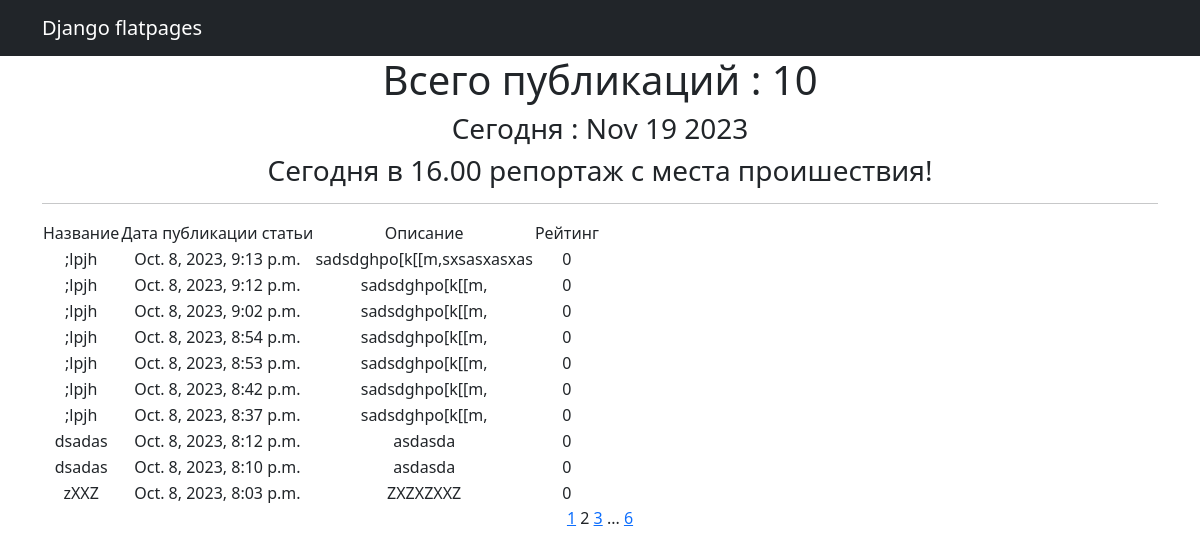
The app's page /home/?page=2, older data.
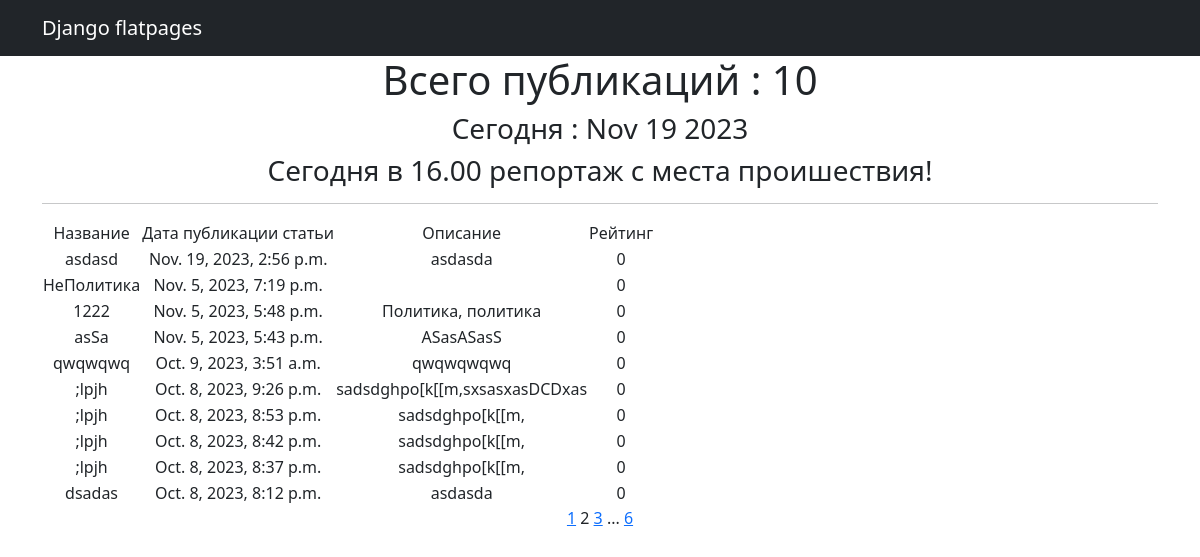
The same page, newer data.
### news/models.py (models this page shows, shortened)
class Post(models.Model):
    author = models.ForeignKey(Author, on_delete=models.CASCADE)
    NEWS = "NW"
    ARTICLE = "AR"
    CATEGORY_CHOICES = (
        (NEWS, 'Новость'),
        (ARTICLE, 'Статья')
    )
    categoryType = models.CharField(max_length=2, choices=CATEGORY_CHOICES, default=ARTICLE)
    dateCreation = models.DateTimeField(auto_now_add=True)
    postCategory = models.ManyToManyField(Category, through='PostCategory')
    title = models.CharField(max_length=128)
    text = models.TextField()
    rating = models.SmallIntegerField(default=0)
    def __str__(self):
        return f'{self.title}'
    """Класс для списка Постов "от свежих к старым"."""

### news/views.py (the view)
# urls.py: path('', PostList.as_view(), name='post_list'),
class PostList(ListView):
    model = Post
    template_name = 'posts.html'
    context_object_name = 'posts'
    ordering = ['-dateCreation']
    paginate_by = 10
    def get_queryset(self):
        queryset = super().get_queryset()
        self.filterset =PostFilter(self.request.GET, queryset)
        return self.filterset.qs
    def get_context_data(self, **kwargs):
        context = super().get_context_data(**kwargs)
        context['time_now'] = datetime.utcnow()
        context['fresh_news'] = "Сегодня в 16.00 репортаж с места проишествия!"
        return context

### news/templatetags/custom_filters.py (called while the page is built)
@register.simple_tag(takes_context=True)
def url_replace(context, **kwargs):
   d = context['request'].GET.copy()
   for k, v in kwargs.items():
       d[k] = v
   return d.urlencode()

### templates/posts.html (shortened to what this page needs)
{% extends 'flatpages/default.html' %}
{% load custom_filters %}
{% load cache %}
{% block content %}
{% cache 60 header %}
   <h1>Всего публикаций : {{posts|length}}</h1>
   <h3>Сегодня : {{ time_now|date:'M d Y' }} </h3>
   <h3> {{ fresh_news|default_if_none:"Обновляйте наше приложение, чтобы не пропустить свежие новости!" }} </h3>
{% endcache %}
   <hr>
   {% if posts %}
       <table>
           <tr>
               <td>Название</td>
               <td>Дата публикации статьи</td>
               <td>Описание</td>
               <td>Рейтинг</td>
           </tr>
           {% for p in posts %}
           <tr>
               <td>{{ p }}</td>
               <td>{{ p.dateCreation }}</td>
               <td>{{ p.text|truncatewords:20 }}</td></td>
               <td>{{ p.rating }}</td>
           </tr>
           {% endfor %}
       </table>
   {% else %}
       <h2>Статей нет!</h2>
   {% endif %}
{% if page_obj.has_previous %}
       <a href="?{% url_replace page=1 %}">1</a>
   {% endif %}
   {{ page_obj.number }}
   {% if page_obj.has_next %}
       <a href="?{% url_replace page=page_obj.next_page_number %}">{{ page_obj.next_page_number }}</a>
       {% if paginator.num_pages != page_obj.next_page_number %}
           ...
           <a href="?{% url_replace page=page_obj.paginator.num_pages %}">{{ page_obj.paginator.num_pages }}</a>
       {% endif %}
   {% endif %}
{% endblock content %}

Row changes from the older to the newer data that the page shows:
removed Post: title ";lpjh", dateCreation "Oct. 8, 2023, 9:13 p.m.", text "sadsdghpo[k[[m,sxsasxasxas", rating "0"
removed Post: title ";lpjh", dateCreation "Oct. 8, 2023, 9:12 p.m.", text "sadsdghpo[k[[m,", rating "0"
removed Post: title ";lpjh", dateCreation "Oct. 8, 2023, 9:02 p.m.", text "sadsdghpo[k[[m,", rating "0"
removed Post: title ";lpjh", dateCreation "Oct. 8, 2023, 8:54 p.m.", text "sadsdghpo[k[[m,", rating "0"
no longer on this page (row unchanged): Post: title "dsadas", dateCreation "Oct. 8, 2023, 8:10 p.m.", text "asdasda", rating "0"
no longer on this page (row unchanged): Post: title "zXXZ", dateCreation "Oct. 8, 2023, 8:03 p.m.", text "ZXZXZXXZ", rating "0"
added Post: title "asdasd", dateCreation "Nov. 19, 2023, 2:56 p.m.", text "asdasda", rating "0"
added Post: title "НеПолитика", dateCreation "Nov. 5, 2023, 7:19 p.m.", rating "0"
added Post: title "1222", dateCreation "Nov. 5, 2023, 5:48 p.m.", text "Политика, политика", rating "0"
added Post: title "asSa", dateCreation "Nov. 5, 2023, 5:43 p.m.", text "ASasASasS", rating "0"
now on this page (row unchanged): Post: title "qwqwqwq", dateCreation "Oct. 9, 2023, 3:51 a.m.", text "qwqwqwqwq", rating "0"
now on this page (row unchanged): Post: title ";lpjh", dateCreation "Oct. 8, 2023, 9:26 p.m.", text "sadsdghpo[k[[m,sxsasxasDCDxas", rating "0"
